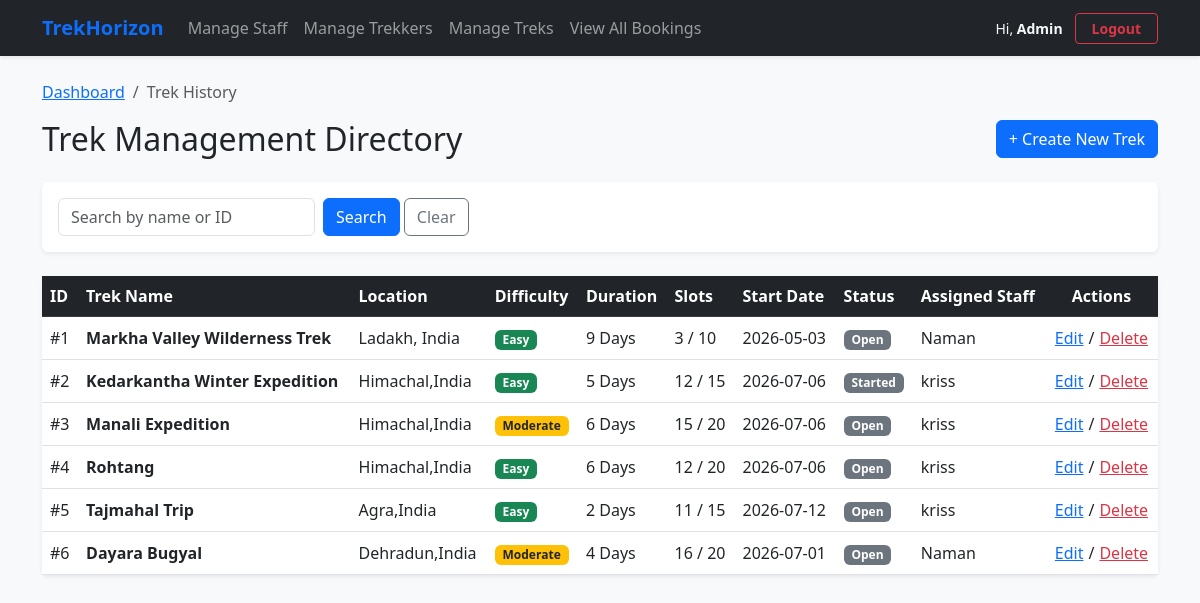
/admin/treks (signed in), run on an earlier commit of the app's database.
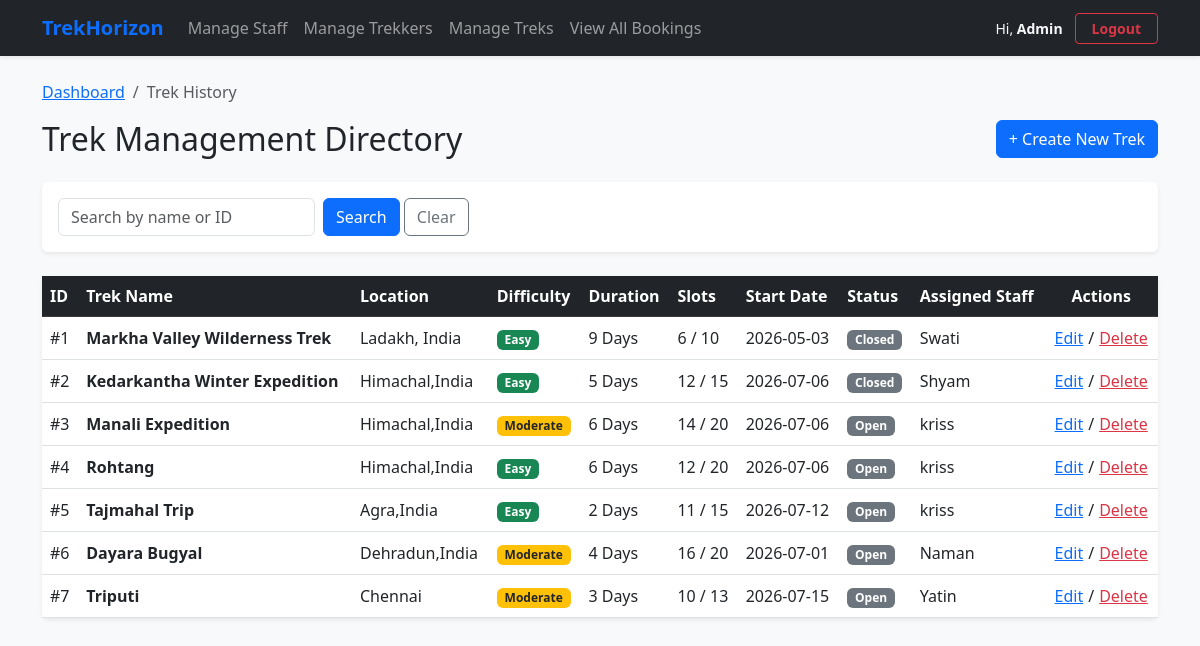
And on a later commit of the database.
### models.py (models this page shows)
class Trek(db.Model):
    trek_id = db.Column(db.Integer, primary_key=True, autoincrement=True)
    trek_name = db.Column(db.String(150), nullable=False)
    location = db.Column(db.String(150), nullable=False)
    difficulty = db.Column(db.Enum('Easy', 'Moderate', 'Hard', name='trek_difficulty'), nullable=False)
    duration_days = db.Column(db.Integer, nullable=False)
    available_slots = db.Column(db.Integer, nullable=False)
    max_slots = db.Column(db.Integer, nullable=False)
    start_date = db.Column(db.Date, nullable=False)
    end_date = db.Column(db.Date, nullable=False)
    status = db.Column(db.Enum('Pending', 'Started', 'Open', 'Closed', 'Completed', name='trek_status'), nullable=False)
    assigned_staff_id = db.Column(db.Integer, db.ForeignKey('user.user_id'), nullable=True)
    cost_per_person = db.Column(db.Float, nullable=False, default=0.0)
    meeting_point = db.Column(db.String(255), nullable=True)
    description = db.Column(db.Text, nullable=True)
    bookings = db.relationship('Booking', backref='trek', lazy=True)

class User(db.Model):
    user_id = db.Column(db.Integer, primary_key=True, autoincrement=True)
    name = db.Column(db.String(100), nullable=False)
    email = db.Column(db.String(100), nullable=False, unique=True)
    password = db.Column(db.String(255), nullable=False)
    phone = db.Column(db.String(20), nullable=True)
    role = db.Column(db.Enum('Admin', 'Staff', 'Trekker', name='user_roles'), nullable=False)
    status = db.Column(db.String(20), nullable=False, default='Approved')
    created_at = db.Column(db.DateTime, default=datetime.utcnow)
    managed_treks = db.relationship('Trek', backref='assigned_staff', lazy=True)
    bookings = db.relationship('Booking', backref='trekker', lazy=True)

### routes/admin.py (the view)
@app.route('/admin/treks')
def admin_trek_list():
    if not check_admin():
        return "Access Forbidden", 403
    search_query = request.args.get('search', '').strip()
    query = Trek.query
    if search_query:
        clean_id = search_query.replace('#', '').strip()
        if clean_id.isdigit():
            query = query.filter(Trek.trek_id == int(clean_id))
        else:
            query = query.filter(Trek.trek_name.like(f"%{search_query}%"))
    all_treks = query.all()
    return render_template('admintreks.html', treks=all_treks, search_query=search_query)

### routes/admin.py (called while the page is built)
def check_admin():
    return 'user_id' in session and session.get('user_role') == 'Admin'

### templates/admintreks.html (shortened to what the changed rows need)
{% extends 'base.html' %}
{% block content %}
    <div class="d-flex justify-content-between align-items-center mb-4">
        <h2 class="mb-0">Trek Management Directory</h2>
    </div>
    <div class="card shadow-sm border-0">
        <div class="card-body p-0">
            <div class="table-responsive">
                <table class="table table-hover mb-0 align-middle">
                    <thead class="table-dark text-nowrap">
                        <tr>
                            <th>ID</th>
                            <th>Trek Name</th>
                            <th>Location</th>
                            <th>Difficulty</th>
                            <th>Duration</th>
                            <th>Slots</th>
                            <th>Start Date</th>
                            <th>Status</th>
                            <th>Assigned Staff</th>
                            <th class="text-center">Actions</th>
                        </tr>
                    </thead>
                    <tbody>
                        {% if treks %}
                            {% for trek in treks %}
                            <tr>
                                <td>#{{ trek.trek_id }}</td>
                                <td><strong>{{ trek.trek_name }}</strong></td>
                                <td>{{ trek.location }}</td>
                                <td>
                                    <span class="badge {% if trek.difficulty == 'Easy' %}bg-success{% elif trek.difficulty == 'Moderate' %}bg-warning text-dark{% else %}bg-danger{% endif %}">
                                        {{ trek.difficulty }}
                                    </span>
                                </td>
                                <td>{{ trek.duration_days }} Days</td>
                                <td>{{ trek.available_slots }} / {{ trek.max_slots }}</td>
                                <td>{{ trek.start_date.strftime('%Y-%m-%d') }}</td>
                                <td>
                                    <span class="badge bg-secondary">{{ trek.status }}</span>
                                </td>
                                <td>
                                    {% if trek.assigned_staff %}
                                        {{ trek.assigned_staff.name }}
                                    {% else %}
                                        <em class="text-muted">Unassigned</em>
                                    {% endif %}
                                </td>
                                <td class="text-center">
                                    <div class="d-inline-flex align-items-center gap-1">
                                        <a href="/admin/trek/edit/{{ trek.trek_id }}" class="btn btn-link p-0 text-primary">Edit</a>
                                        <span>/</span>
                                        <form action="/admin/trek/delete/{{ trek.trek_id }}" method="POST" onsubmit="return confirm('Are you absolutely sure you want to permanently delete this trek? This action cannot be undone.');" class="d-inline">
                                            <button type="submit" class="btn btn-link p-0 text-danger align-baseline">Delete</button>
                                        </form>
                                    </div>
                                </td>
                            </tr>
                            {% endfor %}
                        {% else %}
                            <tr>
                                <td colspan="10" class="text-center py-4 text-muted">No treks match your search parameters. Click "Clear" to view all records.</td>
                            </tr>
                        {% endif %}
                    </tbody>
                </table>
            </div>
        </div>
    </div>
{% endblock %}

What changed in the data, as far as the page shows it:
changed Trek "Markha Valley Wilderness Trek": available_slots "3" → "6"; status "Open" → "Closed"; assigned_staff.name "Naman" → "Swati"
changed Trek "Kedarkantha Winter Expedition": status "Started" → "Closed"; assigned_staff.name "kriss" → "Shyam"
changed Trek "Manali Expedition": available_slots "15" → "14"
added Trek: trek_id "7", trek_name "Triputi", location "Chennai", difficulty "Moderate", duration_days "3", available_slots "10", max_slots "13", start_date "2026-07-15", status "Open", assigned_staff.name "Yatin"
